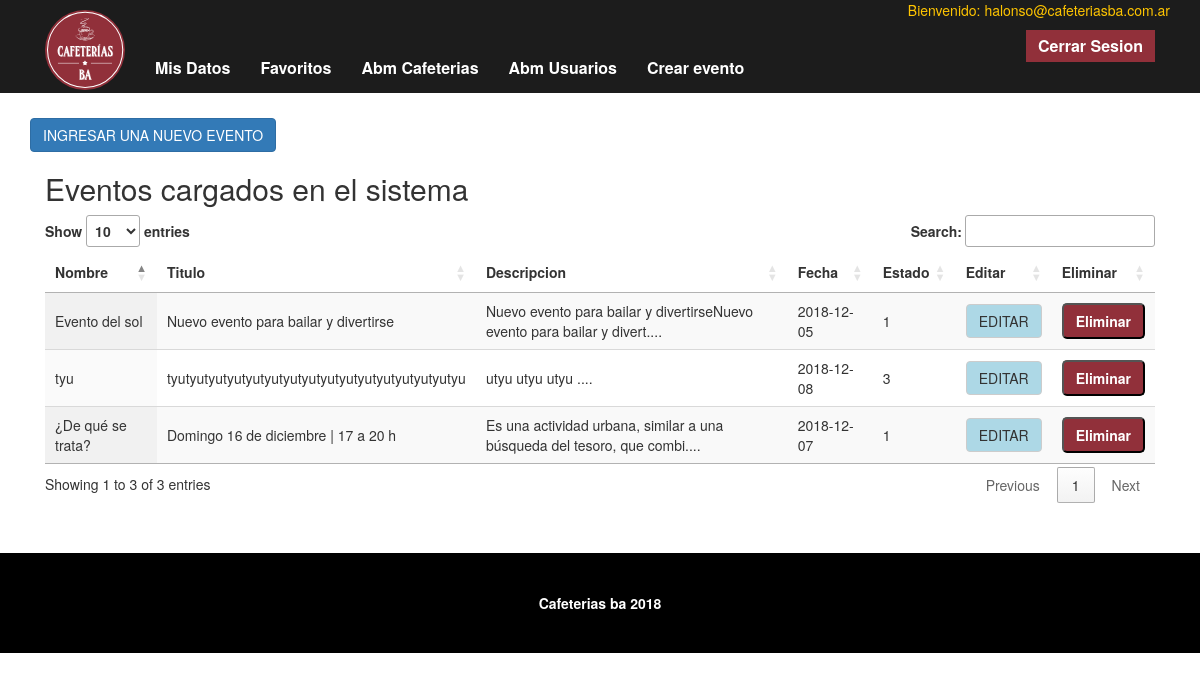
The page /crearevento (signed in) on the database its author committed.
### tables this page shows
CREATE TABLE `eventos` (
  `id` int(11) NOT NULL,
  `nombre` text NOT NULL,
  `titulo` tinytext NOT NULL,
  `descripcion` text NOT NULL,
  `fecha_evento` date NOT NULL,
  `ubicacion_imagen` text NOT NULL,
  `estado` int(11) NOT NULL
);

### public/index.php (called while the page is built, shortened)
<?php
$rootPath = realpath(__DIR__ . '/../');
$rootPath = str_replace('\\', '/', $rootPath);
$app = new \cafeterias\Core\App($rootPath);
$app->run();

### app/cafeterias/Models/Modelo.php (called while the page is built, shortened)
<?php
class Modelo
{
	public static function getAll()
	{
		$self = new static;
		$db = DBConnection::getConnection();
		$query = "SELECT * FROM " . $self->table;
		$stmt = $db->prepare($query);
		$stmt->execute();
		$salida = [];
		while($fila = $stmt->fetch(PDO::FETCH_ASSOC)) {
			$obj = new static;
			$obj->loadDataFromRow($fila);
			$salida[] = $obj;
		}
		return $salida;
	}
}

### views/admin/abmeventos.php (the view, shortened to what this page needs)
<div class="container" >
 <div class=" containertiposcargados">
  <a class="btn btn-primary" data-toggle="collapse" href="#formulariousuario" role="button" aria-expanded="false" aria-controls="collapseExample">
    INGRESAR UNA NUEVO EVENTO
  </a>
   <div class="col-lg-12 col-md-6">
    <h2>Eventos cargados en el sistema</h2>
    <table id="eventostabla" class="display" style="width:100%">
      <thead>
        <tr>
          <th>Nombre</th>
          <th>Titulo</th>
          <th>Descripcion</th>
          <th>Fecha</th>
          <th>Estado</th>
          <th>Editar</th>
          <th>Eliminar</th>
        </tr>
      </thead>
      <tbody>
<?php
if($eventos){
foreach ($eventos as $row) {
    if ($row->estado != 2) {
        echo("<tr>");
        if (isset($row->nombre)) {
            echo('<td>' . $row->nombre . '</td>');
        } else {
            echo('<td> - </td>');
        }
        if (isset($row->titulo)) {
            echo('<td>' . $row->titulo. '</td>');
        } else {
            echo('<td> - </td>');
        }
        if (isset($row->descripcion)) {
            echo('<td>' . substr($row->descripcion , 0, 70). '....</td>');
        } else {
            echo('<td> - </td>');
        }
        if (isset($row->fecha_evento)) {
            echo('<td>' . $row->fecha_evento . '</td>');
        } else {
            echo('<td> - </td>');
        }
        if (isset($row->estado)) {
            echo('<td>' . $row->estado . '</td>');
        } else {
            echo('<td> - </td>');
        }
        echo("<td><a href='crearevento/" . $row->id . "'  class='login-button btn btn-default boton2'>EDITAR</a></td>");
        echo("<td><input type='button' value ='Eliminar' class='eliminar boton' id='$row->id' ></td>");
        echo("</tr>");
        }
    }
}
?>
      </tbody>
    </table>
  </div>
  </div>
</div>

### public/css/estilos.css (style rules this page uses)
.boton { background-color: #91303a!important; color: white!important; font-weight: bold!important; padding: 6px 12px!important; border-radius: 5px; }
.boton2 { background-color: lightblue!important; }
.containertiposcargados { margin: 25px 0px; }

### rows shown on the page
eventos: nombre "tyu", titulo "tyutyutyutyutyutyutyutyutyutyutyutyutyutyutyutyu", descripcion "utyu utyu utyu", fecha_evento "2018-12-08", estado "3"
eventos: nombre "Evento del sol", titulo "Nuevo evento para bailar y divertirse", descripcion "Nuevo evento para bailar y divertirseNuevo evento para bailar y divert", fecha_evento "2018-12-05", estado "1"
eventos: nombre "¿De qué se trata?", titulo "Domingo 16 de diciembre | 17 a 20 h", descripcion "Es una actividad urbana, similar a una búsqueda del tesoro, que combi", fecha_evento "2018-12-07", estado "1"

### other values the page prints
$_SESSION['Usuario'] "halonso@cafeteriasba.com.ar"
